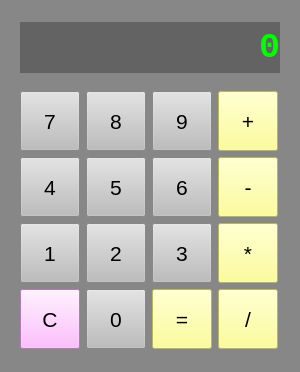
<?xml version="1.0" encoding="UTF-8"?>
<ui version="4.0">
 <class>MainWindow</class>
 <widget class="QMainWindow" name="MainWindow">
  <property name="geometry">
   <rect>
    <x>0</x>
    <y>0</y>
    <width>300</width>
    <height>372</height>
   </rect>
  </property>
  <property name="minimumSize">
   <size>
    <width>300</width>
    <height>372</height>
   </size>
  </property>
  <property name="maximumSize">
   <size>
    <width>300</width>
    <height>372</height>
   </size>
  </property>
  <property name="font">
   <font>
    <weight>50</weight>
    <bold>false</bold>
   </font>
  </property>
  <property name="windowTitle">
   <string>Калькулятор</string>
  </property>
  <property name="styleSheet">
   <string notr="true">background-color: rgb(135, 135, 135);</string>
  </property>
  <widget class="QWidget" name="centralwidget">
   <widget class="QLabel" name="l_display">
    <property name="geometry">
     <rect>
      <x>20</x>
      <y>22</y>
      <width>260</width>
      <height>51</height>
     </rect>
    </property>
    <property name="font">
     <font>
      <family>Consolas</family>
      <pointsize>26</pointsize>
      <weight>75</weight>
      <italic>false</italic>
      <bold>true</bold>
     </font>
    </property>
    <property name="styleSheet">
     <string notr="true">background-color: rgb(99, 99, 99);
color: rgb(0, 255, 0);</string>
    </property>
    <property name="text">
     <string>0</string>
    </property>
    <property name="alignment">
     <set>Qt::AlignRight|Qt::AlignTrailing|Qt::AlignVCenter</set>
    </property>
    <property name="margin">
     <number>6</number>
    </property>
   </widget>
   <widget class="QWidget" name="layoutWidget">
    <property name="geometry">
     <rect>
      <x>20</x>
      <y>91</y>
      <width>260</width>
      <height>260</height>
     </rect>
    </property>
    <layout class="QGridLayout" name="gridLayout">
     <item row="0" column="0">
      <widget class="QPushButton" name="btn_7">
       <property name="minimumSize">
        <size>
         <width>60</width>
         <height>60</height>
        </size>
       </property>
       <property name="maximumSize">
        <size>
         <width>60</width>
         <height>60</height>
        </size>
       </property>
       <property name="font">
        <font>
         <pointsize>16</pointsize>
         <weight>50</weight>
         <bold>false</bold>
        </font>
       </property>
       <property name="styleSheet">
        <string notr="true">background-color: rgb(189, 189, 189);</string>
       </property>
       <property name="text">
        <string>7</string>
       </property>
      </widget>
     </item>
     <item row="0" column="1">
      <widget class="QPushButton" name="btn_8">
       <property name="minimumSize">
        <size>
         <width>60</width>
         <height>60</height>
        </size>
       </property>
       <property name="maximumSize">
        <size>
         <width>60</width>
         <height>60</height>
        </size>
       </property>
       <property name="font">
        <font>
         <pointsize>16</pointsize>
         <weight>50</weight>
         <bold>false</bold>
        </font>
       </property>
       <property name="styleSheet">
        <string notr="true">background-color: rgb(189, 189, 189);</string>
       </property>
       <property name="text">
        <string>8</string>
       </property>
      </widget>
     </item>
     <item row="0" column="2">
      <widget class="QPushButton" name="btn_9">
       <property name="minimumSize">
        <size>
         <width>60</width>
         <height>60</height>
        </size>
       </property>
       <property name="maximumSize">
        <size>
         <width>60</width>
         <height>60</height>
        </size>
       </property>
       <property name="font">
        <font>
         <pointsize>16</pointsize>
         <weight>50</weight>
         <bold>false</bold>
        </font>
       </property>
       <property name="styleSheet">
        <string notr="true">background-color: rgb(189, 189, 189);</string>
       </property>
       <property name="text">
        <string>9</string>
       </property>
      </widget>
     </item>
     <item row="0" column="3">
      <widget class="QPushButton" name="btn_plus">
       <property name="minimumSize">
        <size>
         <width>60</width>
         <height>60</height>
        </size>
       </property>
       <property name="maximumSize">
        <size>
         <width>60</width>
         <height>60</height>
        </size>
       </property>
       <property name="font">
        <font>
         <pointsize>16</pointsize>
         <weight>50</weight>
         <bold>false</bold>
        </font>
       </property>
       <property name="styleSheet">
        <string notr="true">background-color: rgb(255, 255, 127);</string>
       </property>
       <property name="text">
        <string>+</string>
       </property>
      </widget>
     </item>
     <item row="1" column="0">
      <widget class="QPushButton" name="btn_4">
       <property name="minimumSize">
        <size>
         <width>60</width>
         <height>60</height>
        </size>
       </property>
       <property name="maximumSize">
        <size>
         <width>60</width>
         <height>60</height>
        </size>
       </property>
       <property name="font">
        <font>
         <pointsize>16</pointsize>
         <weight>50</weight>
         <bold>false</bold>
        </font>
       </property>
       <property name="styleSheet">
        <string notr="true">background-color: rgb(189, 189, 189);</string>
       </property>
       <property name="text">
        <string>4</string>
       </property>
      </widget>
     </item>
     <item row="1" column="1">
      <widget class="QPushButton" name="btn_5">
       <property name="minimumSize">
        <size>
         <width>60</width>
         <height>60</height>
        </size>
       </property>
       <property name="maximumSize">
        <size>
         <width>60</width>
         <height>60</height>
        </size>
       </property>
       <property name="font">
        <font>
         <pointsize>16</pointsize>
         <weight>50</weight>
         <bold>false</bold>
        </font>
       </property>
       <property name="styleSheet">
        <string notr="true">background-color: rgb(189, 189, 189);</string>
       </property>
       <property name="text">
        <string>5</string>
       </property>
      </widget>
     </item>
     <item row="1" column="2">
      <widget class="QPushButton" name="btn_6">
       <property name="minimumSize">
        <size>
         <width>60</width>
         <height>60</height>
        </size>
       </property>
       <property name="maximumSize">
        <size>
         <width>60</width>
         <height>60</height>
        </size>
       </property>
       <property name="font">
        <font>
         <pointsize>16</pointsize>
         <weight>50</weight>
         <bold>false</bold>
        </font>
       </property>
       <property name="styleSheet">
        <string notr="true">background-color: rgb(189, 189, 189);</string>
       </property>
       <property name="text">
        <string>6</string>
       </property>
      </widget>
     </item>
     <item row="1" column="3">
      <widget class="QPushButton" name="btn_minus">
       <property name="minimumSize">
        <size>
         <width>60</width>
         <height>60</height>
        </size>
       </property>
       <property name="maximumSize">
        <size>
         <width>60</width>
         <height>60</height>
        </size>
       </property>
       <property name="font">
        <font>
         <pointsize>16</pointsize>
         <weight>50</weight>
         <bold>false</bold>
        </font>
       </property>
       <property name="styleSheet">
        <string notr="true">background-color: rgb(255, 255, 127);</string>
       </property>
       <property name="text">
        <string>-</string>
       </property>
      </widget>
     </item>
     <item row="2" column="0">
      <widget class="QPushButton" name="btn_1">
       <property name="minimumSize">
        <size>
         <width>60</width>
         <height>60</height>
        </size>
       </property>
       <property name="maximumSize">
        <size>
         <width>60</width>
         <height>60</height>
        </size>
       </property>
       <property name="font">
        <font>
         <pointsize>16</pointsize>
         <weight>50</weight>
         <bold>false</bold>
        </font>
       </property>
       <property name="styleSheet">
        <string notr="true">background-color: rgb(189, 189, 189);</string>
       </property>
       <property name="text">
        <string>1</string>
       </property>
      </widget>
     </item>
     <item row="2" column="1">
      <widget class="QPushButton" name="btn_2">
       <property name="minimumSize">
        <size>
         <width>60</width>
         <height>60</height>
        </size>
       </property>
       <property name="maximumSize">
        <size>
         <width>60</width>
         <height>60</height>
        </size>
       </property>
       <property name="font">
        <font>
         <pointsize>16</pointsize>
         <weight>50</weight>
         <bold>false</bold>
        </font>
       </property>
       <property name="styleSheet">
        <string notr="true">background-color: rgb(189, 189, 189);</string>
       </property>
       <property name="text">
        <string>2</string>
       </property>
      </widget>
     </item>
     <item row="2" column="2">
      <widget class="QPushButton" name="btn_3">
       <property name="minimumSize">
        <size>
         <width>60</width>
         <height>60</height>
        </size>
       </property>
       <property name="maximumSize">
        <size>
         <width>60</width>
         <height>60</height>
        </size>
       </property>
       <property name="font">
        <font>
         <pointsize>16</pointsize>
         <weight>50</weight>
         <bold>false</bold>
        </font>
       </property>
       <property name="styleSheet">
        <string notr="true">background-color: rgb(189, 189, 189);</string>
       </property>
       <property name="text">
        <string>3</string>
       </property>
      </widget>
     </item>
     <item row="2" column="3">
      <widget class="QPushButton" name="btn_mult">
       <property name="minimumSize">
        <size>
         <width>60</width>
         <height>60</height>
        </size>
       </property>
       <property name="maximumSize">
        <size>
         <width>60</width>
         <height>60</height>
        </size>
       </property>
       <property name="font">
        <font>
         <pointsize>16</pointsize>
         <weight>50</weight>
         <bold>false</bold>
        </font>
       </property>
       <property name="styleSheet">
        <string notr="true">background-color: rgb(255, 255, 127);</string>
       </property>
       <property name="text">
        <string>*</string>
       </property>
      </widget>
     </item>
     <item row="3" column="0">
      <widget class="QPushButton" name="btn_clear">
       <property name="minimumSize">
        <size>
         <width>60</width>
         <height>60</height>
        </size>
       </property>
       <property name="maximumSize">
        <size>
         <width>60</width>
         <height>60</height>
        </size>
       </property>
       <property name="font">
        <font>
         <pointsize>16</pointsize>
         <weight>50</weight>
         <bold>false</bold>
        </font>
       </property>
       <property name="styleSheet">
        <string notr="true">background-color: rgb(255, 170, 255);</string>
       </property>
       <property name="text">
        <string>C</string>
       </property>
      </widget>
     </item>
     <item row="3" column="1">
      <widget class="QPushButton" name="btn_0">
       <property name="minimumSize">
        <size>
         <width>60</width>
         <height>60</height>
        </size>
       </property>
       <property name="maximumSize">
        <size>
         <width>60</width>
         <height>60</height>
        </size>
       </property>
       <property name="font">
        <font>
         <pointsize>16</pointsize>
         <weight>50</weight>
         <bold>false</bold>
        </font>
       </property>
       <property name="styleSheet">
        <string notr="true">background-color: rgb(189, 189, 189);</string>
       </property>
       <property name="text">
        <string>0</string>
       </property>
      </widget>
     </item>
     <item row="3" column="2">
      <widget class="QPushButton" name="btn_eq">
       <property name="minimumSize">
        <size>
         <width>60</width>
         <height>60</height>
        </size>
       </property>
       <property name="maximumSize">
        <size>
         <width>60</width>
         <height>60</height>
        </size>
       </property>
       <property name="font">
        <font>
         <pointsize>16</pointsize>
         <weight>50</weight>
         <bold>false</bold>
        </font>
       </property>
       <property name="styleSheet">
        <string notr="true">background-color: rgb(255, 255, 127);</string>
       </property>
       <property name="text">
        <string>=</string>
       </property>
      </widget>
     </item>
     <item row="3" column="3">
      <widget class="QPushButton" name="btn_div">
       <property name="minimumSize">
        <size>
         <width>60</width>
         <height>60</height>
        </size>
       </property>
       <property name="maximumSize">
        <size>
         <width>60</width>
         <height>60</height>
        </size>
       </property>
       <property name="font">
        <font>
         <pointsize>16</pointsize>
         <weight>50</weight>
         <bold>false</bold>
        </font>
       </property>
       <property name="styleSheet">
        <string notr="true">background-color: rgb(255, 255, 127);</string>
       </property>
       <property name="text">
        <string>/</string>
       </property>
      </widget>
     </item>
    </layout>
   </widget>
  </widget>
 </widget>
 <resources/>
 <connections/>
</ui>
